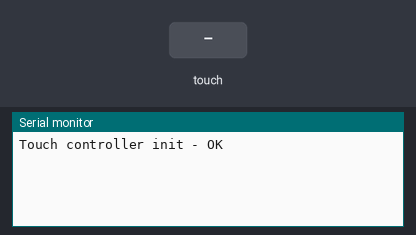
Bench run of a sketch on a simulated Arduino Giga R1. Parts: the last lines printed to the serial monitor. Inputs (shaded band) come from the test bench.

Above: at 1.2 s.
1.3 s: touch panel pressed at 13 % / 10 % of its raw x / y range
At 2.1 s:
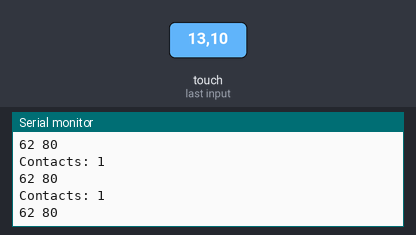
2.8 s: touch panel pressed at 38 % / 10 % of its raw x / y range
At 4.4 s:
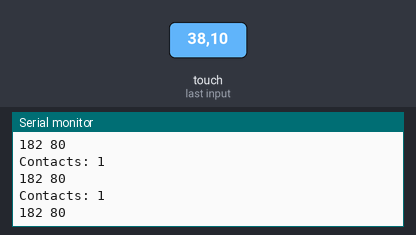

The sketch:

touch-poll.ino
```cpp
#include "Arduino_GigaDisplayTouch.h"

Arduino_GigaDisplayTouch touchDetector;

void setup() {
  Serial.begin(115200);
  while(!Serial) {}

  if (touchDetector.begin()) {
    Serial.print("Touch controller init - OK");
  } else {
    Serial.print("Touch controller init - FAILED");
    while(1) ;
  }
}

void loop() {
  uint8_t contacts;
  GDTpoint_t points[5];

  contacts = touchDetector.getTouchPoints(points);

  if (contacts > 0) {
    Serial.print("Contacts: ");
    Serial.println(contacts);

    for (uint8_t i = 0; i < contacts; i++) {
      Serial.print(points[i].x);
      Serial.print(" ");
      Serial.println(points[i].y);
    }
  }

  delay(1);
}
```

Measured:
- after the input at 1.3 s, the serial monitor: prints a new line at once (image 1)
- after the input at 2.8 s, the serial monitor: prints a new line at once (image 2)
